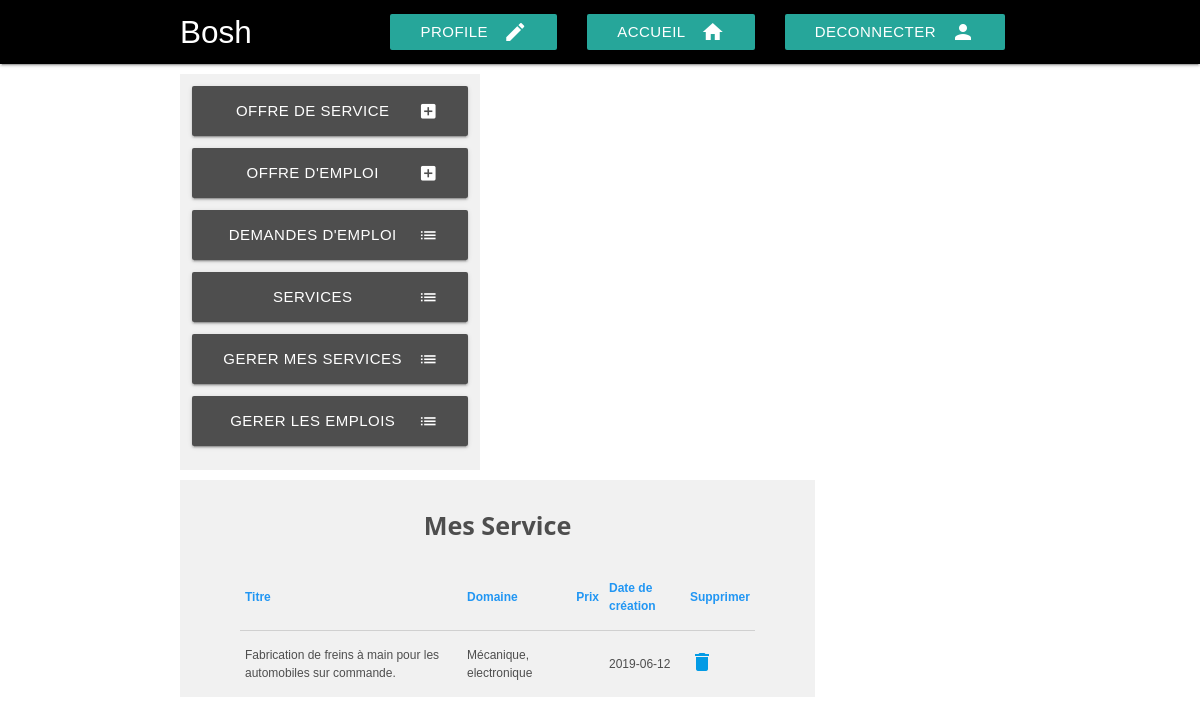
Page /asEntrprise/index.php?page=affichage (signed in) on the committed database.
### tables this page shows
CREATE TABLE IF NOT EXISTS `services_added_by` (
  `Ent` varchar(30) DEFAULT NULL,
  `user` smallint(6) DEFAULT NULL,
  `id_service` int(11) NOT NULL,
  KEY `Ent` (`Ent`),
  KEY `id_service` (`id_service`),
  KEY `services_added_by_ibfk_3` (`user`)
);

CREATE TABLE IF NOT EXISTS `services` (
  `id_service` int(11) NOT NULL AUTO_INCREMENT,
  `name` varchar(255) NOT NULL,
  `type` varchar(80) NOT NULL,
  `descr` text NOT NULL,
  `prix` varchar(70) DEFAULT 'Not required',
  `date_a` datetime NOT NULL,
  PRIMARY KEY (`id_service`),
  KEY `id_service` (`id_service`)
);

### asEntrprise/Entreprise_functions/affichService.func.php (called while the page is built, shortened)
<?php
function display_Service()
	{
		global $db;
		$req = $db->query("  SELECT b.Ent,b.user, b.id_service, a.name, a.type,a.descr,a.prix, a.date_a FROM services_added_by AS b, services AS a where a.id_service=b.id_service ORDER BY a.date_a");
		$results = [];
		while($response = $req->fetch())
		{
			$results[] = $response;
		}
		return $results;
	}
	?>

### asEntrprise/Entreprise_pages/affichage.php (the view, shortened to what this page needs)
<?php
	include_once "Entreprise_functions/affichService.func.php";
?>
<div class="dashboardMenu">
  <a href="index.php?page=addOffer" class="waves-effect waves-light btn">Offre de service<i class="material-icons right">add_box</i></a>
  <a href="index.php?page=addJob" class="waves-effect waves-light btn">Offre d'emploi<i class="material-icons right">add_box</i></a>
  <a href="index.php?page=emploiDemande" class="waves-effect waves-light btn">Demandes d'emploi<i class="material-icons right">list</i></a>
  <a href="index.php?page=serviceAffich" class="waves-effect waves-light btn">Services<i class="material-icons right">list</i></a>
  <a href="index.php?page=affichage" class="waves-effect waves-light btn">gerer Mes Services<i class="material-icons right">list</i></a>
  <a href="index.php?page=affichemp" class="waves-effect waves-light btn">gerer les emplois<i class="material-icons right">list</i></a>
</div>
<div class="dashboardCoreA">
	<h1 class="flow-text" style="text-align: center;"><b>Mes Service</b></h1>
			<table class="highlight" style="font-size: 0.8em;">
		        <thead>
		          <tr class="blue-text text-darken">
		              <th>Titre</th>
		              <th>Domaine</th>
		              <th>Prix</th>
		              <th>Date de création</th>
		              <th><b>Supprimer</b></a></th>
		          </tr>
		        </thead>
		        <?php
		foreach (display_Service() as $Service)
	{
		$namme=$_SESSION['name'];
		if($namme==$Service['Ent']){
		?>
		        <tbody>
		          <tr>
		            <td><?=$Service['name']?></td>
		            <td> <?=$Service['type']?></td>
		            <td> <?=$Service['prix']?></td>
		            <td><?= date('Y-m-d', strtotime($Service['date_a']));?></td>
		            <td><a class="ne"  href="#"  id="plusDinfo" ><i class="material-icons">delete</i></a></td>
		          </tr>
		        </tbody>
		<?php }
}
	?>
       		</table>

### css/mycss.css (style rules this page uses)
.dashboardMenu { display: inline-block; background-color: #f1f1f1; padding:12px; width: 300px; vertical-align: top; margin-top: 10px; }
.dashboardMenu .btn { width:276px; height:50px; line-height: 50px; margin-bottom: 12px; background-color: #4e4e4e; }
.dashboardCoreA { display: inline-block; background-color: #f1f1f1; color: #4e4e4e; padding-left: 60px; padding-right: 60px; width: 635px; vertical-align: top; margin-top: 10px; }
.material-icons { font-family: 'Material Icons'; font-weight: normal; font-style: normal; font-size: 24px; display: inline-block; line-height: 1; text-transform: none; letter-spacing: normal; word-wrap: normal; white-space: nowrap; direction: ltr; -webkit-font-smoothing: antialiased; text-rendering: optimizeLegibility; -moz-osx-font-smoothing: grayscale; font-feature-settings: 'liga'; }

### css/w3.css (style rules this page uses)
*,*:before,*:after { box-sizing:inherit }
html { -ms-text-size-adjust:100%;-webkit-text-size-adjust:100% }
body { margin:0 }
a { background-color:transparent;-webkit-text-decoration-skip:objects }
html,body { font-family:Verdana,sans-serif;font-size:15px;line-height:1.5 }
html { overflow-x:hidden }
h1 { font-size:36px }
h1,h2,h3,h4,h5,h6 { font-family:"Segoe UI",Arial,sans-serif;font-weight:400;margin:10px 0 }
a { color:inherit }

### rows in the picture
services_added_by: id_service.name "Fabrication de freins à main pour les automobiles sur commande.", id_service.type "Mécanique, electronique", id_service.date_a "2019-06-12"
